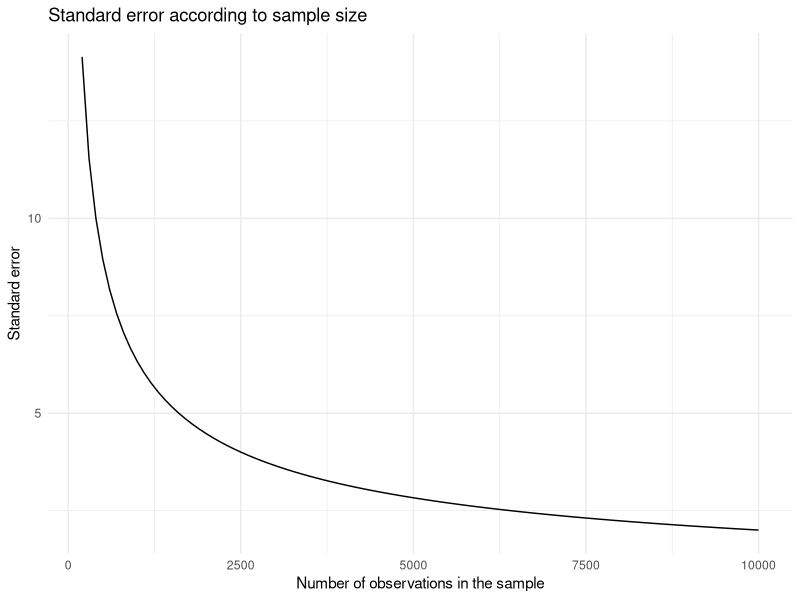

Reproduce this figure in R.
## ---- chunk 1
library(scales)
## ---- chunk 2
#| echo: false

tibble::tibble(
  `Age group` = c("18-24", "25-30", "31 and up", "TOTAL"),
  `Non-voters` = c(70, 40, 220, 330),
  Voters = c(50, 50, 570, 670),
  Total = `Non-voters` + Voters
) |> 
  knitr::kable(caption = "Voting by Age in 2000")
## ---- chunk 3
((90/1000)+(330/1000))-(40/1000)
## ---- chunk 4
p_hat_1824 <- (70/120)
p_hat_1824

se_1824 <- sqrt(((p_hat_1824 * (1 - p_hat_1824)) / 120))
se_1824

lower_1824 <- p_hat_1824 - 1.96 * se_1824
lower_1824

upper_1824 <- p_hat_1824 + 1.96 * se_1824
upper_1824
## ---- chunk 5
p_hat_2530 <- (40/90)
p_hat_2530

se_2530 <- sqrt(((p_hat_2530 * (1 - p_hat_2530)) / 90))
se_2530

lower_2530 <- p_hat_2530 - 1.96 * se_2530
lower_2530

upper_2530 <- p_hat_2530 + 1.96 * se_2530
upper_2530
## ---- chunk 6
(200/sqrt(1))
(200/sqrt(4))
(200/sqrt(25))
(200/sqrt(100))
(200/sqrt(250))
(200/sqrt(1000))
(200/sqrt(5000))
(200/sqrt(10000))
## ---- chunk 7
library(ggplot2)
library(tidyverse)

tibble(sample_size = seq(from = 200, to = 10000, by = 100)) |> 
  rowwise() |> 
  mutate(se = 200/sqrt(sample_size)) |> 
  ggplot(aes(x = sample_size, y = se)) + 
  geom_line() + 
  theme_minimal() + 
  labs(title = "Standard error according to sample size",
      x = "Number of observations in the sample",
      y = "Standard error")
## ---- chunk 8
print(paste(
  sqrt(( 900 * 4.5^2 ) / ( 1.96^2 ))))

## ---- chunk 9
print(paste(
  (1.645 * 68.87755) / sqrt(900)))
## ---- chunk 10
s_900 <- (2000/sqrt(900))

z_900 <- ((20200 - 20000)/s_900)

print(z_900)

s_25 <- (2000/sqrt(25))

z_25 <- ((20200 - 20000)/s_25)

print(z_25)

## ---- chunk 11
se_500 <- sqrt((0.5 * 0.5)/500)

upper_500 <- (500 + 1.96*se_500)
lower_500 <- (500 - 1.96*se_500)

print(paste("The range of the count of heads within a 95% confidence interval for 500 coin flips is between", upper_500, "and", lower_500))

se_5k <- sqrt((0.5 * 0.5)/5000)

upper_5k <- (5000 + 1.96*se_5k)
lower_5k <- (5000 - 1.96*se_5k)

print(paste("The range of the count of heads within a 95% confidence interval for 5000 coin flips is between", upper_5k, "and", lower_5k))

se_50k <- sqrt((0.5 * 0.5)/50000)

upper_50k <- (50000 + 1.96*se_50k)
lower_50k <- (50000 - 1.96*se_50k)

print(paste("The range of the count of heads within a 95% confidence interval for 50000 coin flips is between", upper_50k, "and", lower_50k))
